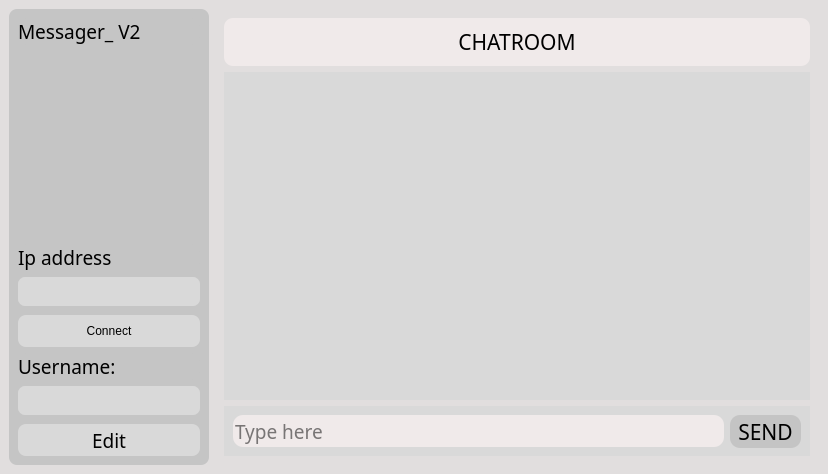
<?xml version="1.0" encoding="UTF-8"?>
<ui version="4.0">
 <class>MainWindow</class>
 <widget class="QMainWindow" name="MainWindow">
  <property name="geometry">
   <rect>
    <x>0</x>
    <y>0</y>
    <width>828</width>
    <height>474</height>
   </rect>
  </property>
  <property name="windowTitle">
   <string>MainWindow</string>
  </property>
  <property name="styleSheet">
   <string notr="true">background-color: rgb(46, 47, 42);</string>
  </property>
  <widget class="QWidget" name="centralwidget">
   <property name="styleSheet">
    <string notr="true">background: #E1DEDE;</string>
   </property>
   <layout class="QHBoxLayout" name="horizontalLayout">
    <item>
     <widget class="QWidget" name="widget" native="true">
      <property name="minimumSize">
       <size>
        <width>150</width>
        <height>0</height>
       </size>
      </property>
      <property name="maximumSize">
       <size>
        <width>200</width>
        <height>16777215</height>
       </size>
      </property>
      <property name="styleSheet">
       <string notr="true">
background: #C5C5C5;
border-radius: 8px;</string>
      </property>
      <layout class="QVBoxLayout" name="verticalLayout_2">
       <item>
        <widget class="QLabel" name="label_3">
         <property name="font">
          <font>
           <family>Ink Free</family>
           <pointsize>14</pointsize>
          </font>
         </property>
         <property name="styleSheet">
          <string notr="true">background: #C5C5C5;
border-radius: 8px;</string>
         </property>
         <property name="text">
          <string>Messager_ V2</string>
         </property>
        </widget>
       </item>
       <item>
        <spacer name="verticalSpacer">
         <property name="orientation">
          <enum>Qt::Vertical</enum>
         </property>
         <property name="sizeHint" stdset="0">
          <size>
           <width>20</width>
           <height>40</height>
          </size>
         </property>
        </spacer>
       </item>
       <item>
        <widget class="QLabel" name="label_2">
         <property name="minimumSize">
          <size>
           <width>0</width>
           <height>16</height>
          </size>
         </property>
         <property name="font">
          <font>
           <family>Ink Free</family>
           <pointsize>14</pointsize>
          </font>
         </property>
         <property name="text">
          <string>Ip address</string>
         </property>
        </widget>
       </item>
       <item>
        <widget class="QLineEdit" name="lineEdit_2">
         <property name="minimumSize">
          <size>
           <width>0</width>
           <height>32</height>
          </size>
         </property>
         <property name="styleSheet">
          <string notr="true">background: #D9D9D9;
border-radius: 7px;
margin-bottom: 3px;</string>
         </property>
        </widget>
       </item>
       <item>
        <widget class="QPushButton" name="pushButton_3">
         <property name="minimumSize">
          <size>
           <width>0</width>
           <height>32</height>
          </size>
         </property>
         <property name="styleSheet">
          <string notr="true">background: #D9D9D9;
border-radius: 8px;</string>
         </property>
         <property name="text">
          <string>Connect</string>
         </property>
        </widget>
       </item>
       <item>
        <widget class="QLabel" name="label_4">
         <property name="minimumSize">
          <size>
           <width>67</width>
           <height>16</height>
          </size>
         </property>
         <property name="font">
          <font>
           <family>Ink Free</family>
           <pointsize>14</pointsize>
          </font>
         </property>
         <property name="text">
          <string>Username:</string>
         </property>
        </widget>
       </item>
       <item>
        <widget class="QLineEdit" name="lineEdit_3">
         <property name="minimumSize">
          <size>
           <width>0</width>
           <height>32</height>
          </size>
         </property>
         <property name="font">
          <font>
           <family>Ink Free</family>
           <pointsize>14</pointsize>
          </font>
         </property>
         <property name="styleSheet">
          <string notr="true">background: #D9D9D9;
border-radius: 7px;
margin-bottom: 3px;</string>
         </property>
        </widget>
       </item>
       <item>
        <widget class="QPushButton" name="pushButton_2">
         <property name="minimumSize">
          <size>
           <width>0</width>
           <height>32</height>
          </size>
         </property>
         <property name="maximumSize">
          <size>
           <width>16777215</width>
           <height>16777215</height>
          </size>
         </property>
         <property name="font">
          <font>
           <family>Ink Free</family>
           <pointsize>14</pointsize>
          </font>
         </property>
         <property name="styleSheet">
          <string notr="true">background: #D9D9D9;
border-radius: 8px;</string>
         </property>
         <property name="text">
          <string>Edit</string>
         </property>
        </widget>
       </item>
      </layout>
     </widget>
    </item>
    <item>
     <widget class="QWidget" name="widget_2" native="true">
      <property name="styleSheet">
       <string notr="true">padding:0px;</string>
      </property>
      <layout class="QVBoxLayout" name="verticalLayout">
       <item>
        <widget class="QWidget" name="widget_3" native="true">
         <property name="minimumSize">
          <size>
           <width>505</width>
           <height>31</height>
          </size>
         </property>
         <property name="maximumSize">
          <size>
           <width>16777215</width>
           <height>60</height>
          </size>
         </property>
         <property name="styleSheet">
          <string notr="true">background: #F0EAEA;
border-radius: 9px;</string>
         </property>
         <layout class="QHBoxLayout" name="horizontalLayout_3">
          <item>
           <widget class="QLabel" name="label">
            <property name="font">
             <font>
              <family>Ink Free</family>
              <pointsize>16</pointsize>
             </font>
            </property>
            <property name="text">
             <string>CHATROOM</string>
            </property>
            <property name="alignment">
             <set>Qt::AlignCenter</set>
            </property>
           </widget>
          </item>
         </layout>
        </widget>
       </item>
       <item>
        <widget class="QWidget" name="widget_4" native="true">
         <property name="minimumSize">
          <size>
           <width>505</width>
           <height>303</height>
          </size>
         </property>
         <property name="styleSheet">
          <string notr="true">background: #D9D9D9;</string>
         </property>
         <layout class="QVBoxLayout" name="verticalLayout_3">
          <item>
           <widget class="QScrollArea" name="scrollArea">
            <property name="minimumSize">
             <size>
              <width>0</width>
              <height>0</height>
             </size>
            </property>
            <property name="styleSheet">
             <string notr="true">border: 0px;</string>
            </property>
            <property name="horizontalScrollBarPolicy">
             <enum>Qt::ScrollBarAlwaysOff</enum>
            </property>
            <property name="widgetResizable">
             <bool>true</bool>
            </property>
            <property name="alignment">
             <set>Qt::AlignLeading|Qt::AlignLeft|Qt::AlignTop</set>
            </property>
            <widget class="QWidget" name="scrollAreaWidgetContents">
             <property name="geometry">
              <rect>
               <x>0</x>
               <y>0</y>
               <width>568</width>
               <height>314</height>
              </rect>
             </property>
             <layout class="QVBoxLayout" name="verticalLayout_4">
              <item>
               <spacer name="verticalSpacer_2">
                <property name="orientation">
                 <enum>Qt::Vertical</enum>
                </property>
                <property name="sizeHint" stdset="0">
                 <size>
                  <width>20</width>
                  <height>40</height>
                 </size>
                </property>
               </spacer>
              </item>
             </layout>
            </widget>
           </widget>
          </item>
         </layout>
        </widget>
       </item>
       <item>
        <widget class="QWidget" name="widget_5" native="true">
         <property name="maximumSize">
          <size>
           <width>16777215</width>
           <height>50</height>
          </size>
         </property>
         <property name="styleSheet">
          <string notr="true">background: #D9D9D9;</string>
         </property>
         <layout class="QHBoxLayout" name="horizontalLayout_2">
          <item>
           <widget class="QLineEdit" name="lineEdit">
            <property name="minimumSize">
             <size>
              <width>425</width>
              <height>32</height>
             </size>
            </property>
            <property name="font">
             <font>
              <family>Ink Free</family>
              <pointsize>14</pointsize>
             </font>
            </property>
            <property name="styleSheet">
             <string notr="true">background: #F0EAEA;
border-radius: 10px;</string>
            </property>
            <property name="placeholderText">
             <string>Type here</string>
            </property>
           </widget>
          </item>
          <item>
           <widget class="QPushButton" name="pushButton">
            <property name="minimumSize">
             <size>
              <width>71</width>
              <height>33</height>
             </size>
            </property>
            <property name="font">
             <font>
              <family>Ink Free</family>
              <pointsize>16</pointsize>
             </font>
            </property>
            <property name="styleSheet">
             <string notr="true">background: #C4C4C4;
border-radius: 10px;</string>
            </property>
            <property name="text">
             <string>SEND</string>
            </property>
           </widget>
          </item>
         </layout>
        </widget>
       </item>
      </layout>
     </widget>
    </item>
   </layout>
  </widget>
 </widget>
 <resources/>
 <connections/>
</ui>
